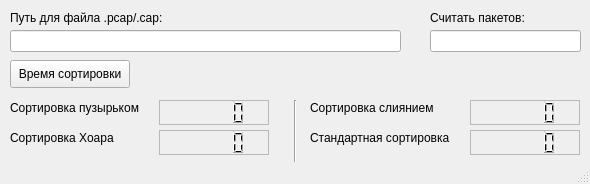
<?xml version="1.0" encoding="UTF-8"?>
<ui version="4.0">
 <class>MainWindow</class>
 <widget class="QMainWindow" name="MainWindow">
  <property name="geometry">
   <rect>
    <x>0</x>
    <y>0</y>
    <width>590</width>
    <height>184</height>
   </rect>
  </property>
  <property name="windowTitle">
   <string>MainWindow</string>
  </property>
  <widget class="QWidget" name="centralWidget">
   <widget class="QPushButton" name="pb">
    <property name="geometry">
     <rect>
      <x>10</x>
      <y>60</y>
      <width>120</width>
      <height>28</height>
     </rect>
    </property>
    <property name="text">
     <string>Время сортировки</string>
    </property>
   </widget>
   <widget class="QLabel" name="label_5">
    <property name="geometry">
     <rect>
      <x>10</x>
      <y>10</y>
      <width>281</width>
      <height>16</height>
     </rect>
    </property>
    <property name="text">
     <string>Путь для файла .pcap/.cap:</string>
    </property>
   </widget>
   <widget class="QLineEdit" name="le_pcap">
    <property name="geometry">
     <rect>
      <x>10</x>
      <y>30</y>
      <width>391</width>
      <height>22</height>
     </rect>
    </property>
   </widget>
   <widget class="QLabel" name="label_bubble">
    <property name="geometry">
     <rect>
      <x>10</x>
      <y>100</y>
      <width>151</width>
      <height>16</height>
     </rect>
    </property>
    <property name="text">
     <string>Сортировка пузырьком</string>
    </property>
   </widget>
   <widget class="QLabel" name="label_hoar">
    <property name="geometry">
     <rect>
      <x>10</x>
      <y>130</y>
      <width>151</width>
      <height>16</height>
     </rect>
    </property>
    <property name="text">
     <string>Сортировка Хоара</string>
    </property>
   </widget>
   <widget class="QLabel" name="label_merge">
    <property name="geometry">
     <rect>
      <x>310</x>
      <y>100</y>
      <width>151</width>
      <height>16</height>
     </rect>
    </property>
    <property name="text">
     <string>Сортировка слиянием</string>
    </property>
   </widget>
   <widget class="QLabel" name="label_sort">
    <property name="geometry">
     <rect>
      <x>310</x>
      <y>130</y>
      <width>151</width>
      <height>16</height>
     </rect>
    </property>
    <property name="text">
     <string>Стандартная сортировка</string>
    </property>
   </widget>
   <widget class="QLCDNumber" name="lcd_bubble">
    <property name="geometry">
     <rect>
      <x>159</x>
      <y>100</y>
      <width>110</width>
      <height>25</height>
     </rect>
    </property>
    <property name="font">
     <font>
      <family>Arial</family>
      <pointsize>9</pointsize>
      <weight>75</weight>
      <italic>true</italic>
      <bold>true</bold>
     </font>
    </property>
    <property name="frameShape">
     <enum>QFrame::StyledPanel</enum>
    </property>
    <property name="frameShadow">
     <enum>QFrame::Sunken</enum>
    </property>
   </widget>
   <widget class="QLCDNumber" name="lcd_hoar">
    <property name="geometry">
     <rect>
      <x>159</x>
      <y>130</y>
      <width>110</width>
      <height>25</height>
     </rect>
    </property>
    <property name="font">
     <font>
      <family>Arial</family>
      <pointsize>9</pointsize>
      <weight>75</weight>
      <italic>true</italic>
      <bold>true</bold>
     </font>
    </property>
    <property name="frameShape">
     <enum>QFrame::StyledPanel</enum>
    </property>
    <property name="frameShadow">
     <enum>QFrame::Plain</enum>
    </property>
   </widget>
   <widget class="QLCDNumber" name="lcd_mege">
    <property name="geometry">
     <rect>
      <x>470</x>
      <y>100</y>
      <width>110</width>
      <height>25</height>
     </rect>
    </property>
    <property name="font">
     <font>
      <family>Arial</family>
      <pointsize>9</pointsize>
      <weight>75</weight>
      <italic>true</italic>
      <bold>true</bold>
     </font>
    </property>
    <property name="frameShape">
     <enum>QFrame::StyledPanel</enum>
    </property>
    <property name="frameShadow">
     <enum>QFrame::Plain</enum>
    </property>
   </widget>
   <widget class="QLCDNumber" name="lcd_sort">
    <property name="geometry">
     <rect>
      <x>470</x>
      <y>130</y>
      <width>110</width>
      <height>25</height>
     </rect>
    </property>
    <property name="font">
     <font>
      <family>Arial</family>
      <pointsize>9</pointsize>
      <weight>75</weight>
      <italic>true</italic>
      <bold>true</bold>
     </font>
    </property>
    <property name="frameShape">
     <enum>QFrame::StyledPanel</enum>
    </property>
    <property name="frameShadow">
     <enum>QFrame::Plain</enum>
    </property>
   </widget>
   <widget class="QLabel" name="label">
    <property name="geometry">
     <rect>
      <x>430</x>
      <y>10</y>
      <width>131</width>
      <height>16</height>
     </rect>
    </property>
    <property name="text">
     <string>Считать пакетов:</string>
    </property>
   </widget>
   <widget class="QLineEdit" name="le_num">
    <property name="geometry">
     <rect>
      <x>430</x>
      <y>30</y>
      <width>151</width>
      <height>22</height>
     </rect>
    </property>
   </widget>
   <widget class="Line" name="line">
    <property name="geometry">
     <rect>
      <x>285</x>
      <y>100</y>
      <width>20</width>
      <height>90</height>
     </rect>
    </property>
    <property name="orientation">
     <enum>Qt::Vertical</enum>
    </property>
   </widget>
  </widget>
  <widget class="QMenuBar" name="menuBar">
   <property name="geometry">
    <rect>
     <x>0</x>
     <y>0</y>
     <width>590</width>
     <height>26</height>
    </rect>
   </property>
  </widget>
  <widget class="QStatusBar" name="statusBar"/>
 </widget>
 <layoutdefault spacing="6" margin="11"/>
 <resources/>
 <connections/>
</ui>
